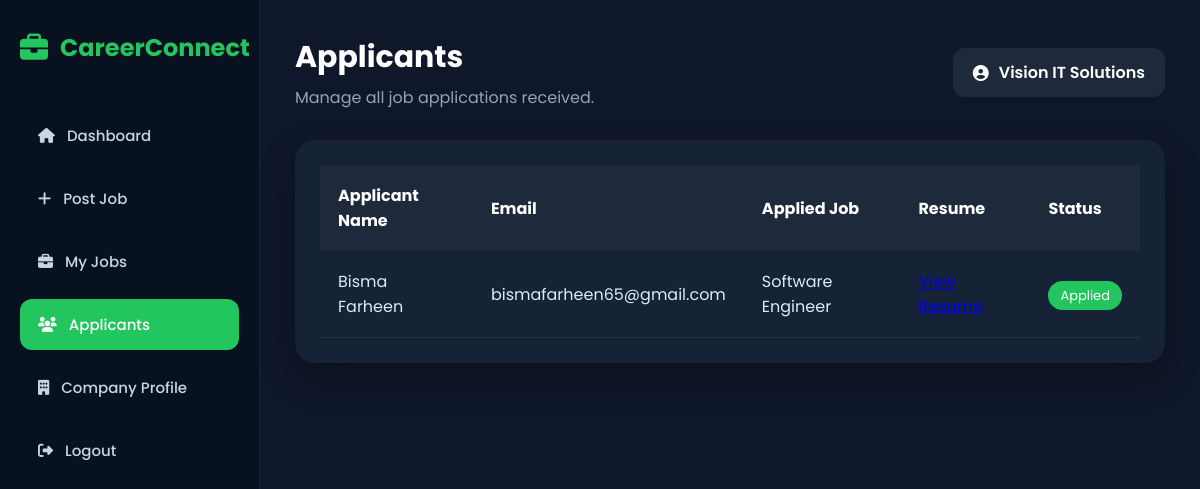
Page /applicants.php (signed in) on the committed database.
### tables this page shows
CREATE TABLE `applications` (
  `Application_ID` int(11) NOT NULL,
  `User_ID` int(11) DEFAULT NULL,
  `Job_ID` int(11) DEFAULT NULL,
  `Status` varchar(50) DEFAULT NULL,
  `Applied_Date` timestamp NOT NULL DEFAULT current_timestamp()
);

CREATE TABLE `users` (
  `User_ID` int(11) NOT NULL,
  `Name` varchar(100) DEFAULT NULL,
  `Email` varchar(100) DEFAULT NULL,
  `Password` varchar(255) DEFAULT NULL,
  `Created_At` timestamp NOT NULL DEFAULT current_timestamp(),
  `role` varchar(50) DEFAULT 'user',
  `Phone` varchar(20) DEFAULT NULL,
  `Address` varchar(255) DEFAULT NULL,
  `Website` varchar(255) DEFAULT NULL
);

CREATE TABLE `jobs` (
  `Job_ID` int(11) NOT NULL,
  `Job_Title` varchar(150) DEFAULT NULL,
  `Company` varchar(150) DEFAULT NULL,
  `Description` text DEFAULT NULL,
  `Required_Skills` text DEFAULT NULL,
  `Posted_Date` date DEFAULT NULL,
  `Employer_ID` int(11) DEFAULT NULL,
  `Company_Name` varchar(100) DEFAULT NULL,
  `Job_Type` varchar(50) DEFAULT NULL,
  `Salary` varchar(50) DEFAULT NULL,
  `Location` varchar(100) DEFAULT NULL,
  `Experience` varchar(100) DEFAULT NULL,
  `Apply_Link` varchar(255) DEFAULT NULL
);

### applicants.php (the view, shortened to what this page needs)
<?php
include("../config/db.php");
$name = $_SESSION['user_name'];
$employer_id = $_SESSION['user_id'];
$query = mysqli_query($conn,"
SELECT
    applications.*,
    users.Name,
    users.Email,
    jobs.Job_Title,
    cv.user_id AS cv_user
FROM applications
INNER JOIN jobs
    ON applications.Job_ID = jobs.Job_ID
INNER JOIN users
    ON applications.user_id = users.User_ID
LEFT JOIN cv
    ON applications.user_id = cv.user_id
WHERE jobs.Employer_ID='$employer_id'
ORDER BY applications.Applied_Date DESC
");
?>
<!DOCTYPE html>
<html lang="en">
<head>
<link rel="stylesheet"
href="https://cdnjs.cloudflare.com/ajax/libs/font-awesome/6.5.2/css/all.min.css">
</head>
<body>
<div class="container">
    <aside class="sidebar">
        <div class="logo">
            <i class="fa-solid fa-briefcase"></i>
            <span>CareerConnect</span>
        </div>
        <ul>
            <li>
                <a href="edashboard.php">
                    <i class="fa-solid fa-house"></i>
                    Dashboard
                </a>
            </li>
            <li>
                <a href="post_job.php">
                    <i class="fa-solid fa-plus"></i>
                    Post Job
                </a>
            </li>
            <li>
                <a href="my_jobs.php">
                    <i class="fa-solid fa-briefcase"></i>
                    My Jobs
                </a>
            </li>
            <li class="active">
                <a href="applicants.php">
                    <i class="fa-solid fa-users"></i>
                    Applicants
                </a>
            </li>
            <li>
                <a href="profile.php">
                    <i class="fa-solid fa-building"></i>
                    Company Profile
                </a>
            </li>
            <li>
                <a href="../logout.php">
                    <i class="fa-solid fa-right-from-bracket"></i>
                    Logout
                </a>
            </li>
        </ul>
    </aside>
    <main class="content">
        <div class="topbar">
            <div>
                <h2>Applicants</h2>
                <p>Manage all job applications received.</p>
            </div>
            <div class="user">
                <i class="fa-solid fa-circle-user"></i>
                <?php echo htmlspecialchars($name); ?>
            </div>
        </div>
        <div class="table-box">
            <table>
                <thead>
                    <tr>
                        <th>Applicant Name</th>
                        <th>Email</th>
                        <th>Applied Job</th>
                        <th>Resume</th>
                        <th>Status</th>
                    </tr>
                </thead>
                <tbody>
                   <?php
if(mysqli_num_rows($query)>0){
while($row=mysqli_fetch_assoc($query)){
?>
<tr>
<td><?php echo htmlspecialchars($row['Name']); ?></td>
<td><?php echo htmlspecialchars($row['Email']); ?></td>
<td><?php echo htmlspecialchars($row['Job_Title']); ?></td>
<td>
<a href="../preview.php?user_id=<?php echo $row['cv_user']; ?>" target="_blank">
</a>
</td>
<td>
<span class="badge">
<?php echo htmlspecialchars($row['Status']); ?>
</span>
</td>
</tr>
<?php
}
} ?>
                </tbody>
            </table>
        </div>
    </main>
</div>
</body>
</html>

### applicants.php (style rules this page uses)
* { margin:0; padding:0; box-sizing:border-box; font-family:'Poppins',sans-serif; }
body { background:#0f172a; color:#fff; }
.container { display:flex; min-height:100vh; }
.sidebar { width:260px; background:#081120; padding:30px 20px; position:fixed; left:0; top:0; bottom:0; border-right:1px solid rgba(255,255,255,.08); }
.logo { display:flex; align-items:center; gap:12px; font-size:24px; font-weight:700; margin-bottom:45px; color:#22c55e; }
.logo i { font-size:28px; }
.sidebar ul { list-style:none; }
.sidebar li { margin-bottom:12px; }
.sidebar a { display:flex; align-items:center; gap:12px; padding:14px 18px; border-radius:12px; text-decoration:none; color:#cbd5e1; transition:.3s; font-size:15px; font-weight:500; }
.sidebar a:hover, .sidebar .active a { background:#22c55e; color:#fff; }
.content { margin-left:260px; padding:35px; width:100%; }
.topbar { display:flex; justify-content:space-between; align-items:center; margin-bottom:30px; }
.topbar h2 { font-size:30px; }
.topbar p { color:#94a3b8; margin-top:5px; }
.user { background:#1e293b; padding:12px 20px; border-radius:12px; display:flex; align-items:center; gap:10px; font-weight:600; }
.table-box { background:#162235; padding:25px; border-radius:20px; box-shadow:0 15px 35px rgba(0,0,0,.30); overflow-x:auto; }
table { width:100%; border-collapse:collapse; }
thead { background:#1e293b; }
th { padding:18px; text-align:left; }
td { padding:18px; border-bottom:1px solid #263445; color:#dbeafe; }
.badge { background:#22c55e; color:#fff; padding:5px 12px; border-radius:20px; font-size:13px; }

### rows in the picture
applications: User_ID.Name "Bisma Farheen", User_ID.Email "bismafarheen65@gmail.com", Job_ID.Job_Title "Software Engineer", Status "Applied"

### other values in the picture
$name "Vision IT Solutions"
